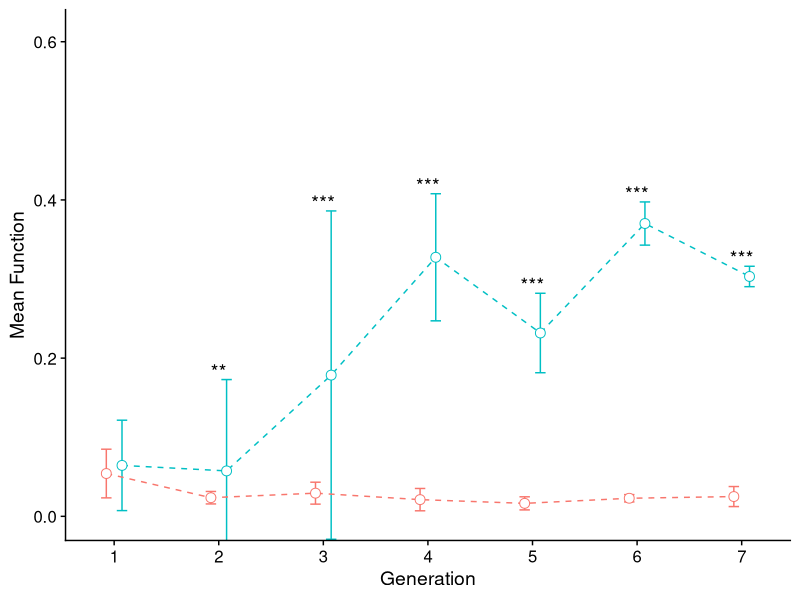
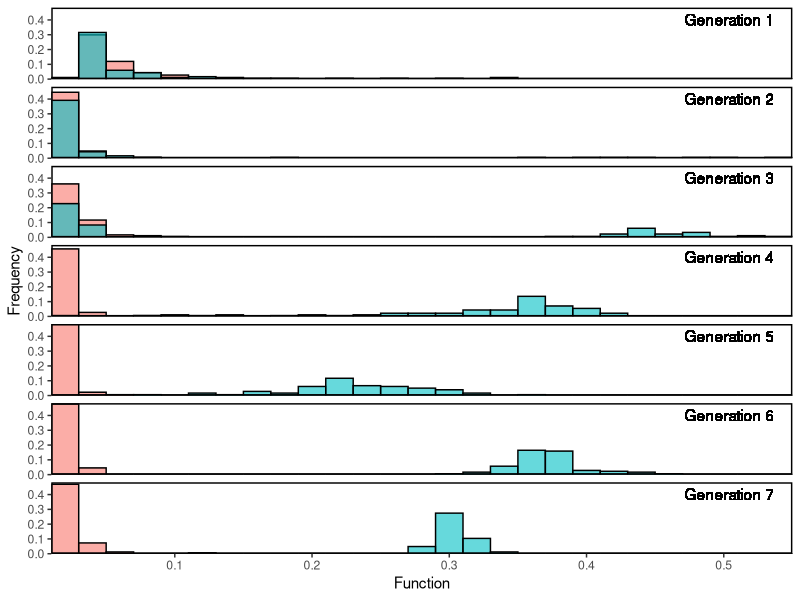
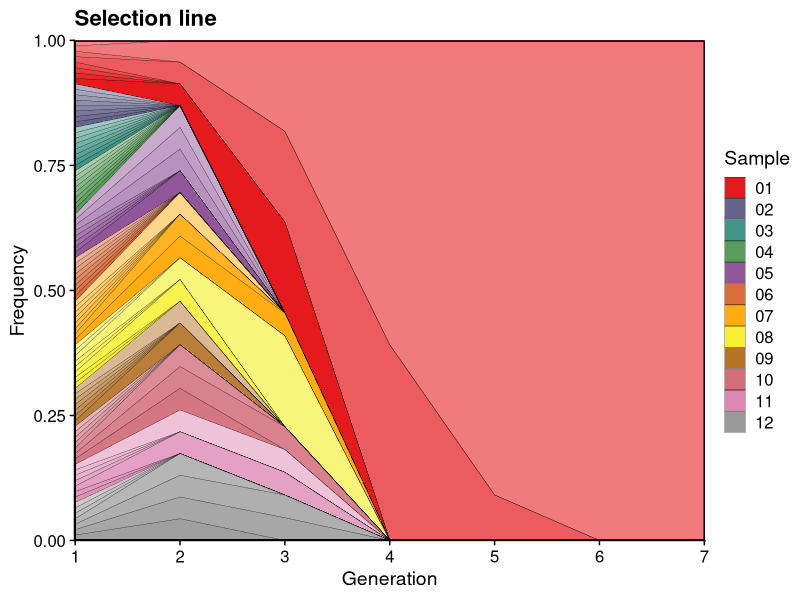

Write the R code that produced these figures, in order. (Note: this script raises an error after producing the figures.)
#' This script makes figure 2 for the farmer E coli paper

library(tidyverse)
library(data.table)
library(cowplot)

df_farmer_func <- fread("../data/temp/df_farmer_func.txt") %>% as_tibble
df_farmer_func_mean <- fread("../data/temp/df_farmer_func_mean.txt") %>% as_tibble
df_farmer_func_mean_star <- fread("../data/temp/df_farmer_func_mean_star.txt") %>% as_tibble
df_farmer_func_max <- fread("../data/temp/df_farmer_func_max.txt") %>% as_tibble
df_farmer_func_max_star <- fread("../data/temp/df_farmer_func_max_star.txt") %>% as_tibble
df_muller_expt <- fread("../data/temp/df_muller_expt.txt") %>% as_tibble()
df_farmer_heritability <- fread("../data/temp/df_farmer_heritability.txt")
df_farmer_heritability_boot_stat <- fread("../data/temp/df_farmer_heritability_boot_stat.txt")


# Panel A. Cartoon
p_cartoon <- ggdraw() + draw_image("../data/experimental_scheme/Figure2A.png")


# Panel B. Mean function
p_B <- df_farmer_func_mean %>%
    ggplot(aes(x = Transfer, y = MeanCommunityFunction, color = Experiment, group = Experiment)) +
    geom_errorbar(aes(x=Transfer, ymin = MeanCommunityFunction-SdCommunityFunction,
                      ymax = MeanCommunityFunction+SdCommunityFunction),
                  width = .2, position = position_dodge(0.3)) +
    geom_line(linetype = 2,position = position_dodge(0.3)) +
    geom_point(shape = 21, fill = "white", size = 3, position = position_dodge(0.3)) +
    # Add asterisk
    geom_text(data = df_farmer_func_mean_star, inherit.aes = F, aes(x = Transfer, y = AsteriskLocation, label = Asterisk), size = 5, color = "black") +
    coord_cartesian(ylim=c(0, 0.61)) +
    scale_x_continuous(breaks = 1:7) +
    scale_color_discrete(labels = c("control", "selection")) +
    theme_cowplot() +
    theme(legend.position = "none", legend.title = element_blank()) +
    labs(x = "Generation", y = "Mean Function")

legend_BC <- get_legend(p_B + theme(legend.position = c(0.5,0.5), legend.justification = "center") + guides(color = guide_legend(nrow = 1), shape = F))

# Panel C. Maximum function
p_C <- df_farmer_func_max %>%
    ggplot(aes(x = Transfer, y = MeanFunction, color = Experiment, group = Experiment)) +
    geom_errorbar(aes(x=Transfer, ymin = MeanFunction-SeFunction, ymax = MeanFunction+SeFunction),
                  width = .2, position = position_dodge(0.3)) +
    geom_line(linetype = 2, position = position_dodge(0.3)) +
    geom_point(shape = 24, fill = "white", size = 3, position = position_dodge(0.3)) +
    # Add asterisk
    geom_text(data = df_farmer_func_max_star, inherit.aes = F, aes(x = Transfer, y = AsteriskLocation, label = Asterisk), size = 5, color = "black") +
    scale_x_continuous(breaks = 1:7) +
    coord_cartesian(ylim=c(0, 0.61)) +
    theme_cowplot() +
    theme(legend.position = "none", legend.title = element_blank()) +
    labs(x = "Generation", y = "Maximum Function")

# Panel D. Histogram
p_D <- df_farmer_func %>%
    ggplot() +
    geom_histogram(aes(x = MeanFunction, y=(..count..)/tapply(..count..,..PANEL..,sum)[..PANEL..], fill = Experiment),
                   color = 1, alpha = 0.6, binwidth = 0.02, position = position_identity()) +
    scale_x_continuous(expand = c(0,0)) +
    scale_y_continuous(expand = c(0,0)) +
    scale_fill_discrete(labels = c("control", "selection")) +
    # Facet strips
    geom_text(aes(label = paste0("Generation ", Transfer)), x = Inf, y = Inf, hjust = 1.2, vjust = 1.5) +
    facet_grid(Transfer~.,
               labeller = labeller(Transfer = paste0("Generation ", 1:7) %>% setNames(1:7))) +
    theme_bw() +
    theme(legend.position ="none", legend.title = element_blank(), legend.background = element_blank(),
          panel.grid = element_blank(), panel.border = element_blank(),
          strip.background = element_blank(), strip.text = element_blank()) +
    labs(x = "Function", y = "Frequency") +
    panel_border(color = "black")

# Panel E. Heritability
p_E <- df_farmer_heritability %>%
    ggplot(aes(x = ParentFunction, y = OffspringFunction)) +
    #    geom_abline(slope = 1, intercept = 0, color = "grey", linetype = 2, size = .5) +
    geom_abline(data = df_farmer_heritability_boot_stat %>% filter(Transfer <= 2),
                color = "grey", linetype = 2,
                aes(slope = MeanSlope, intercept = MeanIntercept)) +
    geom_errorbar(aes(color = Origin, ymin = OffspringFunction-OffspringFunctionSe, ymax = OffspringFunction+OffspringFunctionSe)) +
    geom_errorbarh(aes(color = Origin, xmin = ParentFunction-ParentFunctionSe, xmax = ParentFunction+ParentFunctionSe)) +
    geom_point(aes(color = Origin, shape = Origin), fill = "white") +
    scale_color_manual(values = c("black", "#F3949B", "#E4211D")) +
    scale_shape_manual(values = c(21, 24, 22)) +
    scale_x_continuous(breaks = c(0.1, 0.5)) +
    scale_y_continuous(breaks = c(0.1, 0.5)) +
    coord_cartesian(xlim = c(0, 0.6), ylim = c(0, 0.6)) +
    # Strip
    geom_text(aes(label = paste0("Generation ", Transfer, "-", Transfer+1)), x = 0.3, y = Inf, vjust = 1.5)+ #, hjust = 1.5, vjust = 1.5) +
    #    geom_text(data = , x = 0.3, y = 0.5, paste0("Day", 1:6)) +
    # Add stat
    geom_text(data = df_farmer_heritability_boot_stat %>% filter(Transfer == 1),
              aes(label = paste0("h^2==", round(MeanSlope, 3))), size = 3,
              x = -Inf, y = 0.45, hjust = -0.3, parse = T) +
    geom_text(data = df_farmer_heritability_boot_stat %>% filter(Transfer == 1),
              aes(label = paste0(p.value_plot)), size = 3,
              x = -Inf, y = 0.39, hjust = -0.3) +
    geom_text(data = df_farmer_heritability_boot_stat %>% filter(Transfer == 2),
              aes(label = paste0("h^2==", round(MeanSlope, 3))), size = 3,
              x = 0.3, y = 0.25, hjust = -0.1, parse = T) +
    geom_text(data = df_farmer_heritability_boot_stat %>% filter(Transfer == 2),
              aes(label = paste0(p.value_plot)), size = 3,
              x = 0.3, y = 0.19, hjust = -0.1, parse = T) +
    geom_text(data = df_farmer_heritability_boot_stat %>% filter(Transfer >= 3),
              aes(label = paste0(p.value_plot)), size = 3,
              x = -Inf, y = -Inf, hjust = -.3, vjust = -1) +
    facet_wrap(Transfer~., labeller = labeller(Transfer = paste0("Generation ", 1:6, " - ", 2:7) %>% setNames(1:6))) +
    theme_bw() +
    theme(legend.position = "none",
          panel.border = element_blank(), panel.grid = element_blank(),
          strip.background = element_blank(),
          strip.text = element_blank()) +
    panel_border(color = "black", size = 1) +
    labs(x = "Parent", y = "Offspring")


# Panel F. Muller diagram
getPalette = colorRampPalette(RColorBrewer::brewer.pal(9, "Set1"))
p_F <- df_muller_expt %>%
    extract(col = Community, into = c("Replicate", "Sample"), regex = "(\\w)(\\d+)", remove = F) %>%
    extract(col = Transfer, into = "Transfer", regex = "T(\\d+)", remove = T) %>%
    mutate(Transfer = as.numeric(Transfer)) %>%
    ggplot(aes(x = Transfer, y = Frequency, fill = Sample, alpha = Replicate)) +
    geom_area(color = "black", size = .1) +
    scale_x_continuous(expand = c(0,0)) +
    scale_y_continuous(expand = c(0,0)) +
    scale_fill_manual(values =  getPalette(12)) +
    scale_alpha_manual(values = seq(0.5, 1, length.out = 8)) +
    theme_cowplot() +
    theme(legend.position = "right") +
    guides(alpha = F) +
    panel_border(color = "black") +
    labs(x = "Generation", y = "Frequency") +
    ggtitle("Selection line")

# Panel G. Heritability versus mean
df_G <- df_farmer_func_mean %>%
    filter(Experiment == "expt") %>%
    bind_rows(df_farmer_heritability_boot_stat %>% mutate(Transfer = Transfer + 0.5))

ylim.prim <- c(0, 1)   # in this example, heritability
ylim.sec <- c(0, 0.4)    # in this example, mean
b <- diff(ylim.prim)/diff(ylim.sec)
a <- b*(ylim.prim[1] - ylim.sec[1])
mycolors = c(left = "#E7861B", right = "#7997FF") # #00BFC4

p_G <- df_G %>%
    ggplot(aes(x = Transfer)) +
    # Heritability, primary axis
    geom_line(aes(y = MeanSlope, group = Experiment), linetype = 2, color = mycolors["left"]) +
    geom_point(aes(y = MeanSlope, group = Experiment), shape = 22, fill = "white", size = 3, color = mycolors["left"]) +
    # Mean, secondary axis
    geom_errorbar(aes(x=Transfer, ymin = a + b * (MeanCommunityFunction-SeCommunityFunction),
                      ymax = a + b * (MeanCommunityFunction+SeCommunityFunction)),
                  width = .2, position = position_dodge(0.01), color = mycolors["right"]) +
    geom_line(aes(y = a + b * MeanCommunityFunction, group = Experiment), linetype = 2, color = mycolors["right"]) +
    geom_point(aes(y = a + b * MeanCommunityFunction, group = Experiment), shape = 21, fill = "white", size = 3, color = mycolors["right"]) +
    scale_x_continuous(breaks = 1:7) +
    scale_y_continuous("Heritability", sec.axis = sec_axis(~ (. - a)/b, name = "Mean")) +
    theme_cowplot() +
    theme(legend.position = "top", legend.title = element_blank(),
          axis.title.y = element_text(color = mycolors["left"]),
          axis.text.y = element_text(color = mycolors["left"]),
          axis.line.y = element_line(color = mycolors["left"]),
          axis.ticks.y = element_line(color = mycolors["left"]),
          axis.title.y.right = element_text(color = mycolors["right"]),
          axis.text.y.right = element_text(color = mycolors["right"]),
          axis.line.y.right = element_line(color = mycolors["right"]),
          axis.ticks.y.right = element_line(color = mycolors["right"])
    ) +
    labs(x = "Generation")


# Put together panels
p_BC <- plot_grid(plotlist = list(p_B, p_C), nrow = 1, labels = c("B", "C"), align = "hv", greedy = T)
p_EFG <- plot_grid(plotlist = list(p_E, p_F, p_G), nrow = 1, labels = c("E", "F", "G"), rel_widths = c(4,3,2.5), align = "h", axis = "t")
p_left_column <- plot_grid(plotlist = list(p_cartoon, legend_BC, p_BC, NULL, p_EFG), ncol = 1, labels = c("A", "", ""), rel_heights = c(3.5, 0.3, 3, 0.3, 3))
p <- plot_grid(p_left_column, p_D, ncol = 2, labels = c("", "D"), rel_widths = c(6, 1.5))

ggsave("../figure/Fig2.png", plot = p, width = 16, height = 12)
ggsave("../figure/Fig2.pdf", plot = p, width = 16, height = 12)

